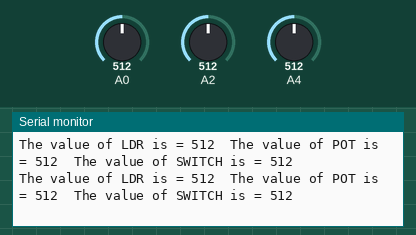
A sketch run on a simulated Arduino Uno, built with avr-gcc and run on an emulated ATmega328P. Parts: the last lines printed to the serial monitor. The test bench sets the inputs (shaded band); at power-on: A0 = 512, A2 = 512, A4 = 512.

Above: at 1.2 s.
1.3 s: A0 set to 108
At 1.52 s:
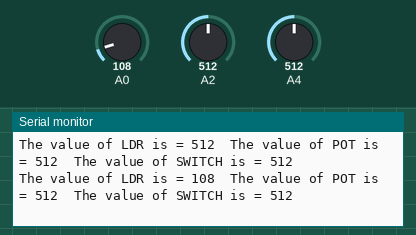
4.3 s: A0 set to 93
At 4.33 s:
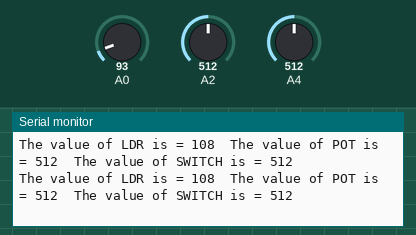
7.3 s: A2 set to 106
At 7.36 s:
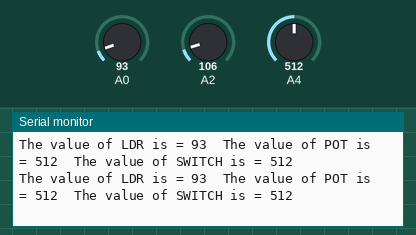
10.3 s: A2 set to 89
At 10.31 s:
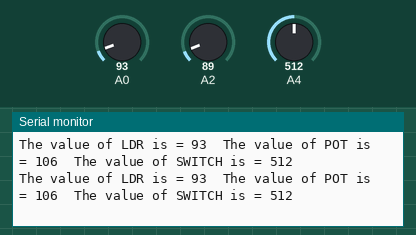
13.3 s: A4 set to 106
At 13.31 s:
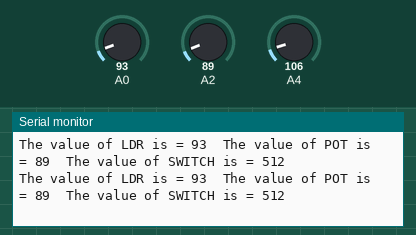
16.3 s: A4 set to 89
At 16.31 s:
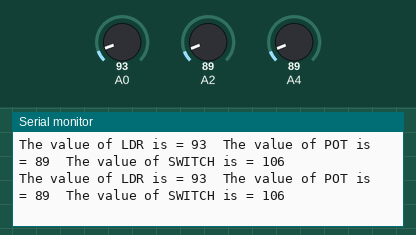
Timing chart, 0 to 19.3 s (numbered marks = the images above; inputs shaded):
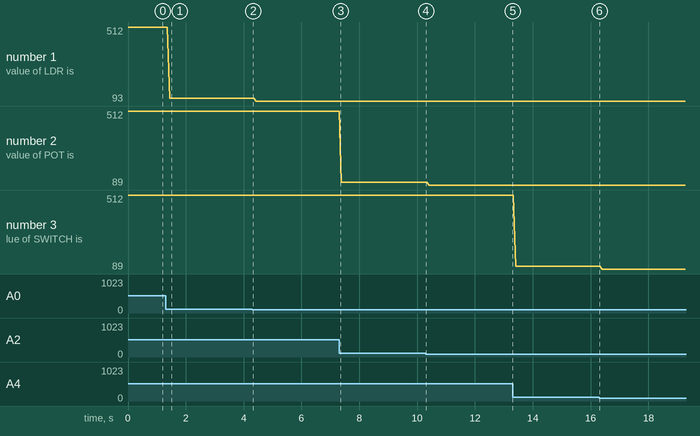

Measured:
- after the input at 1.3 s, the serial monitor: prints a new line after 0.15 s (image 1)
- plotted number 1: 512 → 108 after the input at 1.3 s, 108 → 93 after the input at 4.3 s
- plotted number 2: 512 → 106 after the input at 7.3 s, 106 → 89 after the input at 10.3 s

The sketch:

SerialCheck.ino
```cpp
void setup() {
  // put your setup code here, to run once:
  Serial.begin(9600);
  pinMode(A0,INPUT);
  pinMode(A2,INPUT);
  pinMode(A4,INPUT);
}

void loop() {
  // put your main code here, to run repeatedly:
  int a=analogRead(A0);
  int b=analogRead(A2);
  int c=analogRead(A4);
  Serial.print("The value of LDR is = ");
  Serial.print(a);
  Serial.print("\tThe value of POT is = ");
  Serial.print(b);
  Serial.print("\tThe value of SWITCH is = ");
  Serial.println(c);
}
```
